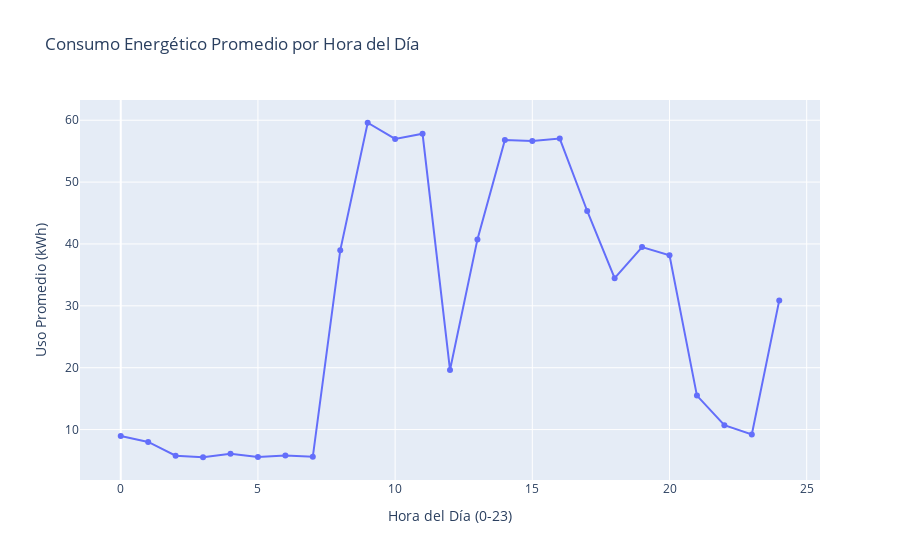

The code cell stored with this chart in its notebook:
### Code cell
# Visualizar patrón horario
fig = px.line(
    df_hour.to_pandas(),
    x='hour',
    y='avg_Usage_kWh',
    title='Consumo Energético Promedio por Hora del Día',
    markers=True
)
fig.update_xaxes(title='Hora del Día (0-23)')
fig.update_yaxes(title='Uso Promedio (kWh)')
fig.show()

### Figure 1 — Plotly figure (JSON) as saved in the notebook; plotly's stock layout.template omitted (floating-point values rounded to 4 significant figures)
{"data": [{"hovertemplate": "hour=%{x}<br>avg_Usage_kWh=%{y}<extra></extra>", "legendgroup": "", "line": {"color": "#636efa", "dash": "solid"}, "marker": {"symbol": "circle"}, "mode": "lines+markers", "name": "", "orientation": "v", "showlegend": false, "type": "scatter", "x": [0, 1, 2, 3, 4, 5, 6, 7, 8, 9, 10, 11, 12, 13, 14, 15, 16, 17, 18, 19, 20, 21, 22, 23, 24], "xaxis": "x", "y": [8.98, 8, 5.78, 5.53, 6.1, 5.57, 5.8, 5.6, 38.97, 59.59, 56.98, 57.81, 19.64, 40.74, 56.81, 56.63, 57.03, 45.33, 34.46, 39.49, 38.18, 15.49, 10.72, 9.22, 30.88], "yaxis": "y"}], "layout": {"legend": {"tracegroupgap": 0}, "title": {"text": "Consumo Energético Promedio por Hora del Día"}, "xaxis": {"anchor": "y", "domain": [0, 1], "title": {"text": "Hora del Día (0-23)"}}, "yaxis": {"anchor": "x", "domain": [0, 1], "title": {"text": "Uso Promedio (kWh)"}}}}
